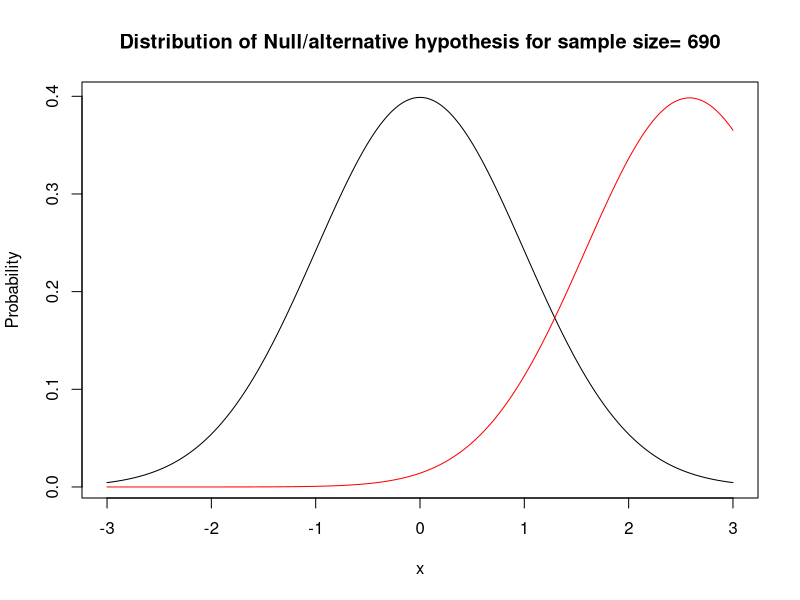
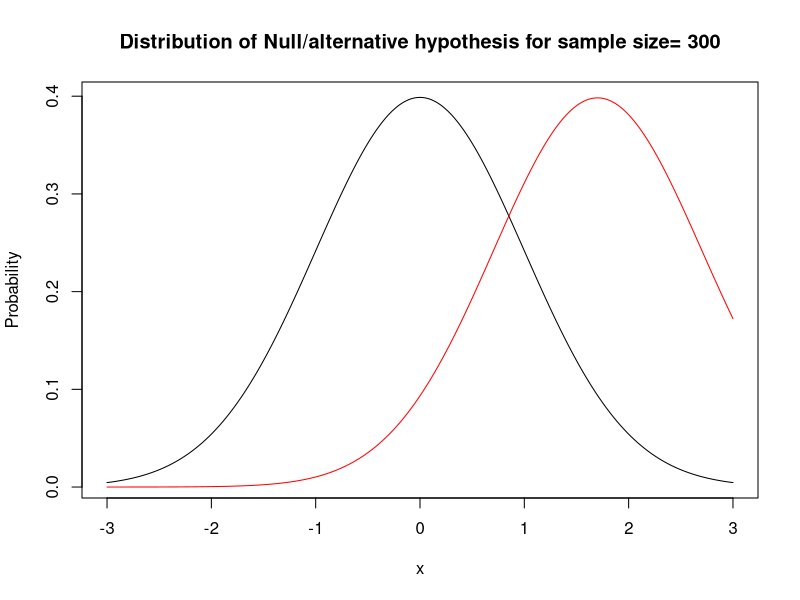
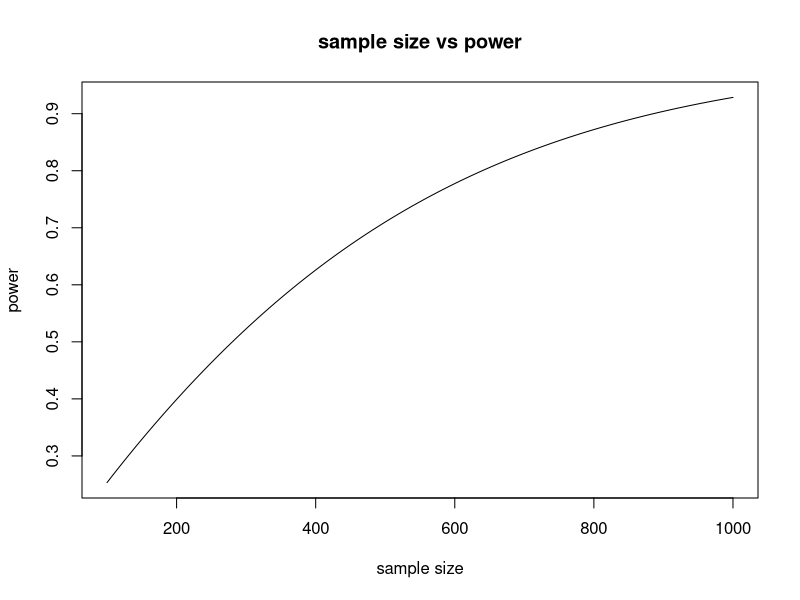

Write the R code that produced these figures, in order.
## ---- chunk 1
#init
sample_s <-300
b_threshold <- 20
a_threshold <- 15
set.seed(106)
a <- (sample(x = 100,size = sample_s,replace=T)<a_threshold)*1
b <- (sample(x = 100,size = sample_s,replace=T)<b_threshold)*1
## ---- chunk 2
test <- t.test(b,a,alternative = "greater")
t <- test$statistic
degree <- test$parameter
sigma <- sd(b-a)
ncp <- (b_threshold-a_threshold)/100*sqrt(sample_s/2)/sigma
cat('p.value:',test$p.value,'power:',1-pt(q=t,df=degree,ncp=ncp))
## ---- chunk 3
power_plot <- function(sample_size=700,ifplot=FALSE){
alpha <- 0.05
delta <- 0.05
degree <- 2*(sample_size-1)
pool_sd <- sqrt((var(a)+var(b))/2)
c <- qt(1-alpha,degree) 
ncp <- delta*sqrt(sample_size/2)/pool_sd
power <- 1-pt(q=c,df=degree,ncp=ncp)
x <- seq(-3,3,0.01)
title <- paste('Distribution of Null/alternative hypothesis for sample size=',sample_size)
if(ifplot==TRUE){
plot(x,dt(x,degree),type='l',ylab="Probability",main=title)    
lines(x,dt(x,degree,ncp),type='l',col='red')
}
return (power)
}
power.vector <- vector()
for (i in 100:1000)
    {
    power.vector[i-99] <- power_plot(sample_size=i)
    }
## ---- chunk 4
cat ('power:',power_plot(sample_size=690,ifplot=T))
cat ('power:',power_plot(sample_size=300,ifplot=T))
plot(100:1000,power.vector,'l',ylab="power",xlab="sample size",main="sample size vs power")

## ---- chunk 5
#calculate sample size

alpha <- 0.05
beta <- 0.2
delta <- 0.05
pool.sd <- sqrt((var(a)+var(b)))
c1 <- qnorm(p = 1-alpha,mean = 0,sd = 1)
c2 <- qnorm(p = 1-beta,mean = 0,sd = 1)
(ideal.sample.norm <- (c1+c2)^2/(delta/pool.sd)^2)
power.t.test(delta=delta,sd=sqrt(pool.sd^2/2),sig.level=alpha,power=1-beta,type="two.sample",alternative="one.sided")

## ---- chunk 6
##two sample z test (binomial) model

alpha <- 0.05
beta <- 0.2
p1 <- 0.15;p2 <- 0.2;delta <- abs(p1-p2)
p.sd <- sqrt(p1*(1-p1)+p2*(1-p2))
c1 <- qnorm(p = 1-alpha,mean = 0,sd = 1)
c2 <- qnorm(p = beta,mean = 0,sd = 1)
(ideal.sample.norm2 <- (p.sd*(c1-c2)/delta)^2)

#use build in function

power.prop.test(power=.8,p1=.15,p2=.2,sig.level=0.05,alternative = "one.sided")
